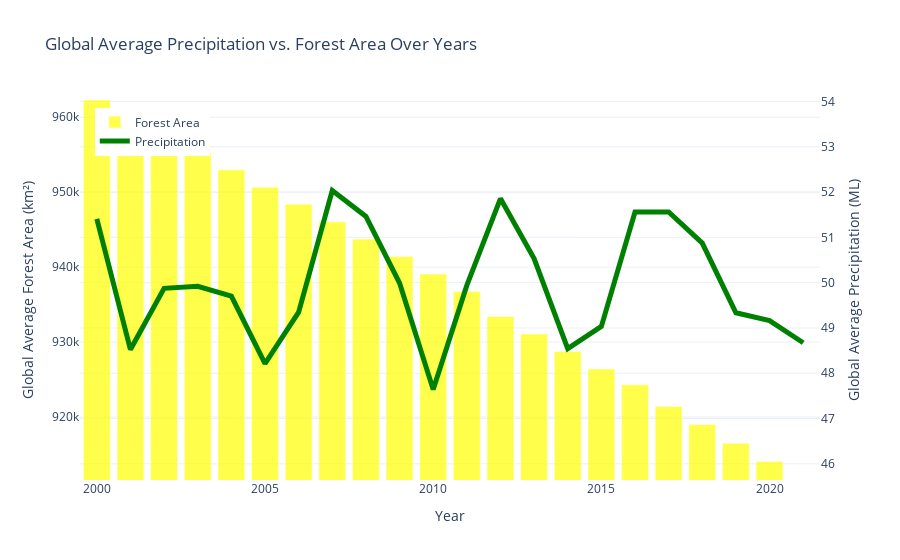

This figure's notebook cell:
### Markdown cell above
## Global Average Precipitation vs. Forest Area Over Years

### Code cell
df_forest_long = df_forest_data.melt(id_vars=['Country Name'], var_name='Year', value_name='Forest Area')
df_forest_long['Year'] = df_forest_long['Year'].astype(int)

df_combined = pd.merge(df_forest_long, df_climate_data, on='Year', how='inner')

global_avg_temperature = df_combined.groupby('Year')['Precipitation'].mean().reset_index()
global_avg_forest_area = df_combined.groupby('Year')['Forest Area'].mean().reset_index()

fig = go.Figure()

fig.add_trace(go.Bar(
    x=global_avg_forest_area['Year'],
    y=global_avg_forest_area['Forest Area'],
    name='Forest Area',
    marker_color='yellow',
    opacity=0.7,
    yaxis='y'
))

fig.add_trace(go.Scatter(
    x=global_avg_temperature['Year'],
    y=global_avg_temperature['Precipitation'],
    mode='lines',
    name='Precipitation',
    line=dict(color='green', width=5),
    yaxis='y2'
))

fig.update_layout(
    title='Global Average Precipitation vs. Forest Area Over Years',
    xaxis=dict(title='Year'),
    yaxis=dict(title='Global Average Forest Area (km²)', side='left', rangemode='tozero', showgrid=True, 
              range=[min(global_avg_forest_area['Forest Area']) - 2, max(global_avg_forest_area['Forest Area']) + 2]),
    yaxis2=dict(title='Global Average Precipitation (ML)', overlaying='y', side='right', rangemode='tozero', showgrid=True,
                range=[min(global_avg_temperature['Precipitation']) - 2, max(global_avg_temperature['Precipitation']) + 2]),
    legend=dict(x=0.02, y=0.98),
    plot_bgcolor='rgba(0,0,0, 0)',
    hovermode='x',
    template='plotly_white'
)

fig.update_traces(hoverinfo='x+y')

fig.show()

### Figure 1 — Plotly figure (JSON) as saved in the notebook; plotly's stock layout.template omitted (floating-point values rounded to 4 significant figures)
{"data": [{"hoverinfo": "x+y", "marker": {"color": "yellow"}, "name": "Forest Area", "opacity": 0.7, "type": "bar", "x": [2000, 2001, 2002, 2003, 2004, 2005, 2006, 2007, 2008, 2009, 2010, 2011, 2012, 2013, 2014, 2015, 2016, 2017, 2018, 2019, 2020, 2021], "y": [962300.0, 960000.0, 957600.0, 955300.0, 953000.0, 950700.0, 948400.0, 946100.0, 943700.0, 941400.0, 939100.0, 936800.0, 933400.0, 931100.0, 928800.0, 926400.0, 924300.0, 921400.0, 919000.0, 916500.0, 914100.0, 911600.0], "yaxis": "y"}, {"hoverinfo": "x+y", "line": {"color": "green", "width": 5}, "mode": "lines", "name": "Precipitation", "type": "scatter", "x": [2000, 2001, 2002, 2003, 2004, 2005, 2006, 2007, 2008, 2009, 2010, 2011, 2012, 2013, 2014, 2015, 2016, 2017, 2018, 2019, 2020, 2021], "y": [51.41, 48.52, 49.87, 49.92, 49.7, 48.21, 49.35, 52.03, 51.46, 49.99, 47.64, 49.94, 51.86, 50.53, 48.54, 49.03, 51.56, 51.56, 50.87, 49.34, 49.16, 48.67], "yaxis": "y2"}], "layout": {"autosize": true, "hovermode": "x", "legend": {"x": 0.02, "y": 0.98}, "plot_bgcolor": "rgba(0, 0, 0, 0)", "title": {"text": "Global Average Precipitation vs. Forest Area Over Years"}, "xaxis": {"autorange": true, "range": [2000.0, 2022.0], "title": {"text": "Year"}, "type": "linear"}, "yaxis": {"range": [911600.0, 962300.0], "rangemode": "tozero", "showgrid": true, "side": "left", "title": {"text": "Global Average Forest Area (km²)"}, "type": "linear"}, "yaxis2": {"overlaying": "y", "range": [45.64, 54.03], "rangemode": "tozero", "showgrid": true, "side": "right", "title": {"text": "Global Average Precipitation (ML)"}, "type": "linear"}}}
